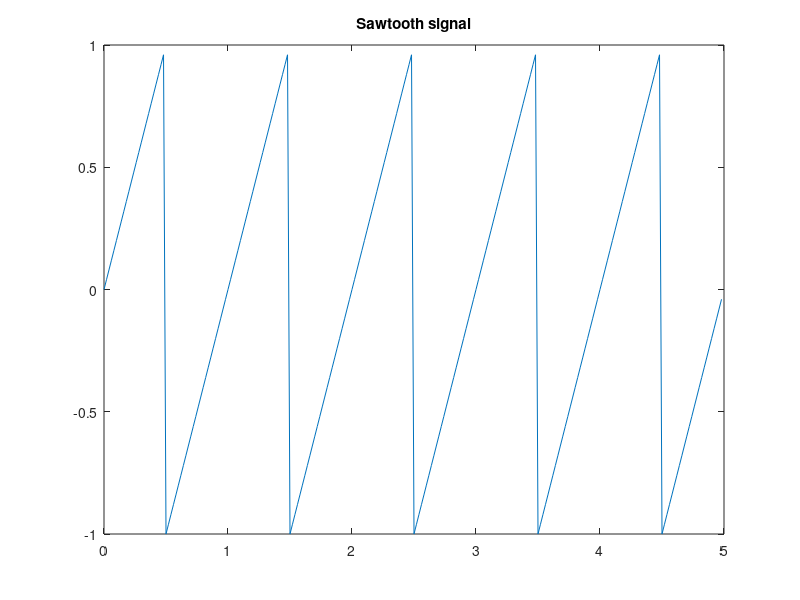
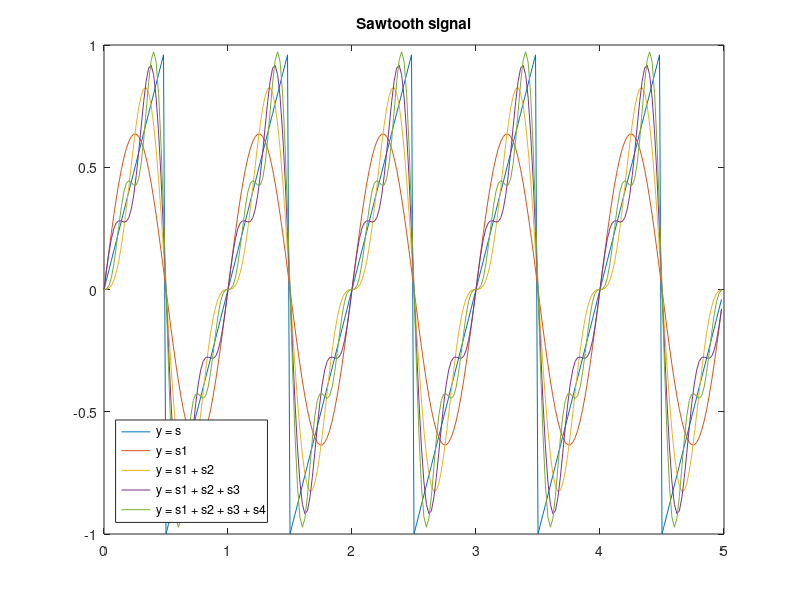
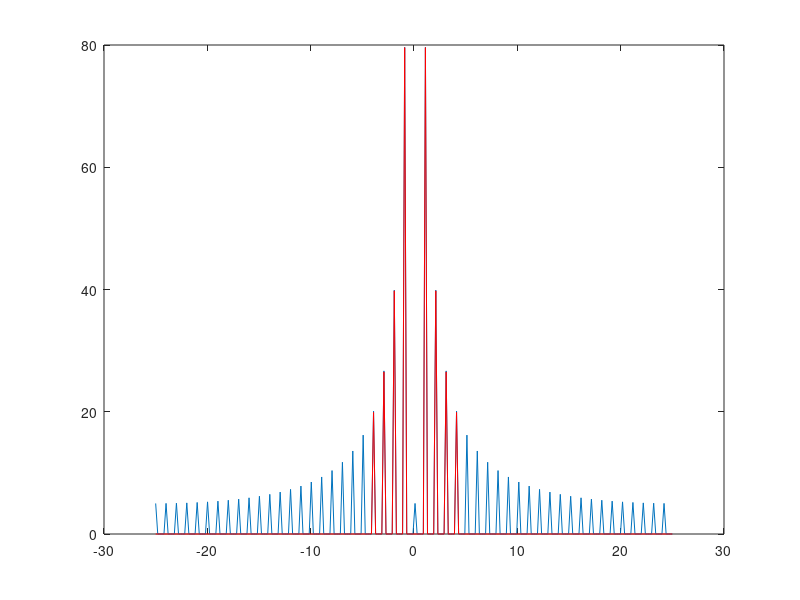

The MATLAB script that drew these images, in order:
clc;
clear all;
close all;

% compute sawtooth signal for initial interval
dt = 2/100;
T = 1;
t = -T/2:dt:T/2-dt; % Time vector
a = 2;
x = a*t; % Signal

% copy over different period
t_0_5 = 0:dt:5*T-dt;
x_0_5 = sawtooth(2*pi*1*(t_0_5-.5));

% plot sawtooth signal
figure
plot(t_0_5, x_0_5)
title('Sawtooth signal')
exportgraphics(gcf,'simple_sawtooth.pdf','ContentType','vector')

% print the mean value for the signal.
% this is different from 0 because we have exactly one
% more value of the function below zero than above
mean(x_0_5);


% Create the first few sine components of the sawtooth
b_1 = ((-1)^(1+1) * (a*1)) / (T * pi * 1);
b_2 = ((-1)^(2+1) * (a*1)) / (T * pi * 2);
b_3 = ((-1)^(3+1) * (a*1)) / (T * pi * 3);
b_4 = ((-1)^(4+1) * (a*1)) / (T * pi * 4);
sine_1 = b_1 * sin((2*pi/T)*1*t_0_5);
sine_2 = b_2 * sin((2*pi/T)*2*t_0_5);
sine_3 = b_3 * sin((2*pi/T)*3*t_0_5);
sine_4 = b_4 * sin((2*pi/T)*4*t_0_5);

% compute some convenient sums
sine_1_2 = sine_1 + sine_2;
sine_1_2_3 = sine_1 + sine_2 + sine_3;
sine_1_2_3_4 = sine_1 + sine_2 + sine_3 + sine_4;

% comput the power of the signals
fprintf("The power for signal sawtooth is %.4f\n", cov(x_0_5))
fprintf("The power for signal sine_1 is %.4f\n", cov(sine_1))
fprintf("The power for signal sine_2 is %.4f\n", cov(sine_2))
fprintf("The power for signal sine_3 is %.4f\n", cov(sine_3))
fprintf("The power for signal sine_4 is %.4f\n", cov(sine_4))
fprintf("The power for signal sine_1_2 is %.4f\n", cov(sine_1_2))
fprintf("The power for signal sine_1_2_3 is %.4f\n", cov(sine_1_2_3))
fprintf("The power for signal sine_1_2_3_4 is %.4f\n", cov(sine_1_2_3_4))

fprintf("Compare power of the components with their corresponding coefficient squared over two.")

fprintf("coefficient (1/2)*b_1^2 = %.4f\n", (1/2)*(b_1^2))
fprintf("coefficient (1/2)*b_2^2 = %.4f\n", (1/2)*(b_2^2))
fprintf("coefficient (1/2)*b_3^2 = %.4f\n", (1/2)*(b_3^2))
fprintf("coefficient (1/2)*b_4^2 = %.4f\n", (1/2)*(b_4^2))

% These are almost the same. The differences should be due to numerical
% approoximations.
figure
plot(t_0_5, x_0_5)
hold on
plot(t_0_5, sine_1)
hold on
plot(t_0_5, sine_1_2)
hold on
plot(t_0_5, sine_1_2_3)
hold on
plot(t_0_5, sine_1_2_3_4)
title('Sawtooth signal')
legend({'y = s','y = s1','y = s1 + s2','y = s1 + s2 + s3','y = s1 + s2 + s3 + s4'},'Location','southwest')
exportgraphics(gcf,'sawtooth_approx.pdf','ContentType','vector')

% This  graph represents the DFT of the sinewaves, along with the DFT of
% the sawtooth function they come from. It is noticed that the spectrum of
% the sinewaves DFT match the first few harmonics of the sawtooth, which is
% expected as the sines were computed for this exact reason.
Te = 0.02;
s = x_0_5;
figure
plot(linspace(-1/(2*Te),1/(2*Te),length(s)),fftshift(abs(fft(s))))
hold on
F=linspace(-1/(2*Te),1/(2*Te),length(s));
Spectre=fftshift(abs(fft(sine_1+sine_2+sine_3+sine_4)));
plot(F,Spectre,'r')

exportgraphics(gcf,'spectre_of_sawtooth_aprox.pdf','ContentType','vector')
